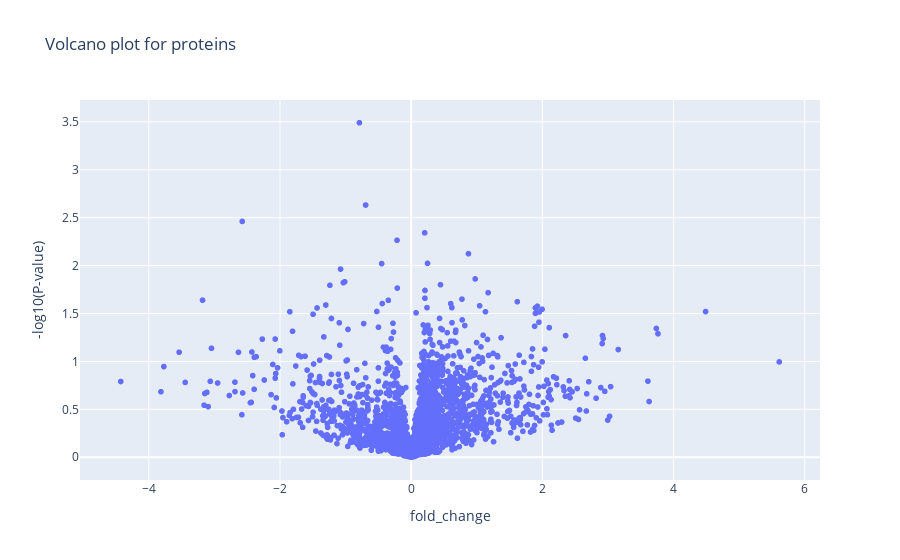

This figure's notebook cell:
### Markdown cell above
QQ-plot goes vertical at app. 1, therefore, this is going to be the -log(p-value) threshold. The fold change (slope coeficcient) threshold should be chosen according to common sence and the desires of the scientist. The value 2 here would mean the change by 2 times. This can be changed at the stage of the table filtering.

### Code cell
# Creating the Volcano plot of linear model slope coeficient (x-axis) vs. -log10(P-values) (y-axix)

fig = px.scatter(results, x="fold_change", y="-log10(P-value)",
                title="Volcano plot for proteins")
fig.show()
fig.write_image(
    '/Users/ksenia/Documents/Karianne/Pancreatitis_project_FragPipe/exo_combined/volcano_exocrine.png',
    scale=2)

### Figure 1 — Plotly figure (JSON) as saved in the notebook; plotly's stock layout.template omitted (floating-point values rounded to 4 significant figures; data arrays with more than 128 entries replaced by an {"elided": "..."} marker saying what was removed)
{"data": [{"hovertemplate": "fold_change=%{x}<br>-log10(P-value)=%{y}<extra></extra>", "legendgroup": "", "marker": {"color": "#636efa", "symbol": "circle"}, "mode": "markers", "name": "", "showlegend": false, "type": "scattergl", "x": {"elided": "4369 float values"}, "xaxis": "x", "y": {"elided": "4369 float values"}, "yaxis": "y"}], "layout": {"legend": {"tracegroupgap": 0}, "title": {"text": "Volcano plot for proteins"}, "xaxis": {"anchor": "y", "domain": [0, 1], "title": {"text": "fold_change"}}, "yaxis": {"anchor": "x", "domain": [0, 1], "title": {"text": "-log10(P-value)"}}}}
